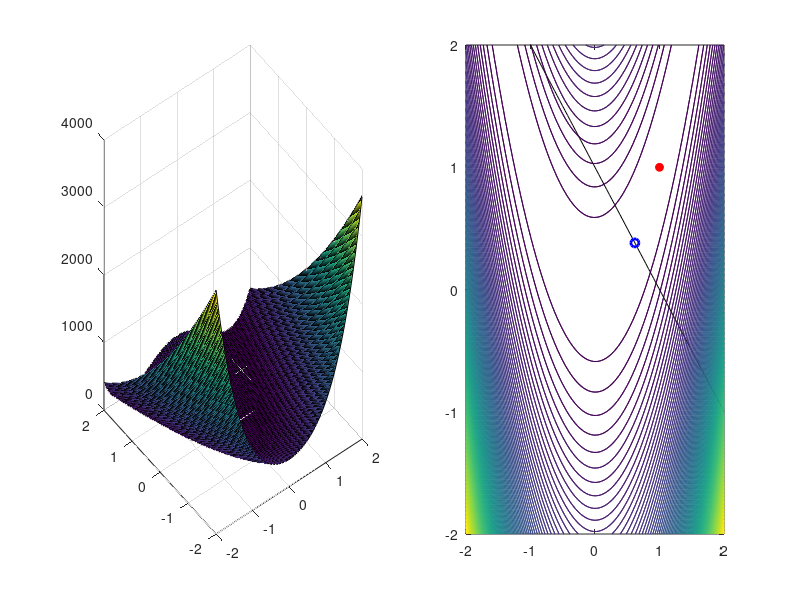

The MATLAB script that drew this image: (Note: this script raises an error after producing the figure.)
%% 9 es 7
%% 1
clear all
close all
clc
% per la grafica
Pf = @(x1,x2) 100*(x2-x1.^2).^2 + (1-x1).^2;
x1 = linspace(-2,2);
x2 = x1;
x_min_ass = [1,1];
[X1,X2] = meshgrid(x1,x2);
subplot(1,2,1)
surf(X1,X2,Pf(X1,X2))
subplot(1,2,2)
contour(X1,X2,Pf(X1,X2),100)
hold on
plot(x_min_ass(1),x_min_ass(2),'*r','linewidth',2)

% f per fmincon
f = @(x) 100*(x(2)-x(1).^2).^2 +(1-x(1)).^2;
x0 = [1/2; 1/2];
A = [1 1];
b = 1;

[x,fval,exitflag,output] = fmincon(f,x0,A,b)
subplot(1,2,2)
hold on
plot(x1,1-x1,'k',x(1),x(2),'ob','linewidth',2)

% il punto di minimo vilcolato potrebbe anche coincidere cin il minimo
% assoluto,ma anche no

%% 2
clear all
close all
clc

% per la grafica
Pf = @(x1,x2) 100*(x2-x1.^2).^2 + (1-x1).^2;
x1 = linspace(-2,2);
x2 = x1;
x_min_ass = [1,1];
[X1,X2] = meshgrid(x1,x2);
subplot(1,2,1)
surf(X1,X2,Pf(X1,X2))
subplot(1,2,2)
contour(X1,X2,Pf(X1,X2),100)
hold on
plot(x_min_ass(1),x_min_ass(2),'*r','linewidth',2)

% f per fmincon
f = @(x) 100*(x(2)-x(1).^2).^2 +(1-x(1)).^2;
x0 = [1/2; 1/2];
Aeq = [1 1];
beq = 3/2;

[x,fval,exitflag,output] = fmincon(f,x0,[],[],Aeq,beq)
subplot(1,2,2)
hold on
plot(x1,3/2-x1,'k',x(1),x(2),'ob','linewidth',2)
% questo doveva stare per forza sulla retta perchè era espresso solo da una
% uguaglianza

%% 3
clear all
close all
clc
% per la grafica
Pf = @(x1,x2) 100*(x2-x1.^2).^2 + (1-x1).^2;
x1 = linspace(-2,2);
x2 = x1;
x_min_ass = [1,1];
[X1,X2] = meshgrid(x1,x2);
subplot(1,2,1)
surf(X1,X2,Pf(X1,X2))
subplot(1,2,2)
contour(X1,X2,Pf(X1,X2),100)
hold on
plot(x_min_ass(1),x_min_ass(2),'*r','linewidth',2)

% f per fmincon
f = @(x) 100*(x(2)-x(1).^2).^2 +(1-x(1)).^2;
x0 = [1/2; 1/2];
A = [1 1];
b = 1;
L = [-1 ;-inf];
U = [0; +inf];

[x,fval,exitflag,output] = fmincon(f,x0,A,b,[],[],L,U)
subplot(1,2,2)
hold on
plot(x1,1-x1,'k',x(1),x(2),'ob','linewidth',2)

%% 4
clear all
close all
clc

% per la grafica
Pf = @(x1,x2) 100*(x2-x1.^2).^2 + (1-x1).^2;
x1 = linspace(-2,2);
x2 = x1;
x_min_ass = [1,1];
[X1,X2] = meshgrid(x1,x2);
subplot(1,2,1)
surf(X1,X2,Pf(X1,X2))
subplot(1,2,2)
contour(X1,X2,Pf(X1,X2),100)
hold on
plot(x_min_ass(1),x_min_ass(2),'*r','linewidth',2)

% f per fmincon
f = @(x) 100*(x(2)-x(1).^2).^2 +(1-x(1)).^2;
x0 = [1/2; 1/2];
U = [1/2;+inf];
L = [-inf;-inf];

[x,fval,exitflag,output] = fmincon(f,x0,[],[],[],[],L,U,@vincolononlin)

% A = [1 0];
% b = 1/2;
% 
% [x,fval,exitflag,output] = fmincon(f,x0,A,b,[],[],L,U,@vincolononlin)
% riporta lo stesso risultato ma non lo stesso numero di iterazioni, perciò
% in sede d'esame non va fatto
subplot(1,2,2)
hold on

teta = linspace(0,2*pi);
xx = cos(teta);
yy = sin(teta);
plot(xx,yy,'k',x(1),x(2),'ob','linewidth',2)


%% 5
clear all
close all
clc
% per la grafica
Pf = @(x1,x2) 100*(x2-x1.^2).^2 + (1-x1).^2;
x1 = linspace(-2,2);
x2 = x1;
x_min_ass = [1,1];
[X1,X2] = meshgrid(x1,x2);
subplot(1,2,1)
surf(X1,X2,Pf(X1,X2))
subplot(1,2,2)
contour(X1,X2,Pf(X1,X2),100)
hold on
plot(x_min_ass(1),x_min_ass(2),'*r','linewidth',2)

% f per fmincon
f = @(x) 100*(x(2)-x(1).^2).^2 +(1-x(1)).^2;
x0 = [1/2; 1/2];
A = [1 1];
b = 1;
L = [-inf ;-inf];
U = [inf; +1/2];

[x,fval,exitflag,output] = fmincon(f,x0,[],[],[],[],L,U,@vincolononlin2)
subplot(1,2,2)
hold on
teta = linspace(0,2*pi);
plot(x1,1-x1.^2,'k',x(1),x(2),'ob','linewidth',2)

function  [c,ceq] = vincolononlin2(x)
    c = [];
    ceq = x(1).^2+x(2)-1;
end

function [c,ceq]= vincolononlin(x)
    c = x(1).^2+x(2).^2-1;
    ceq = [];
end